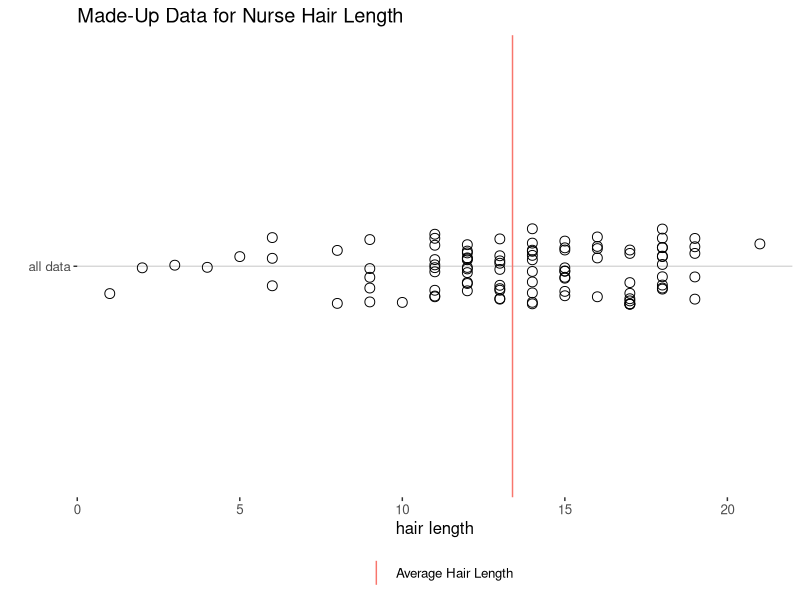
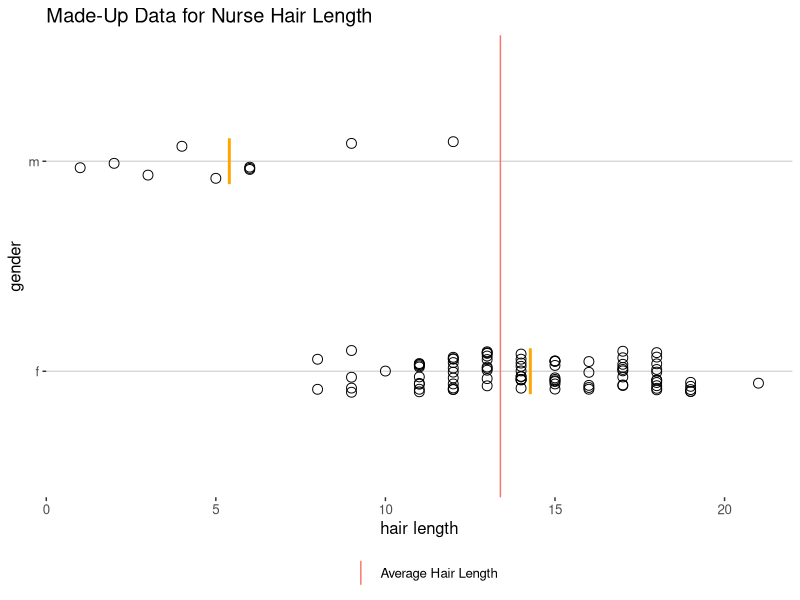
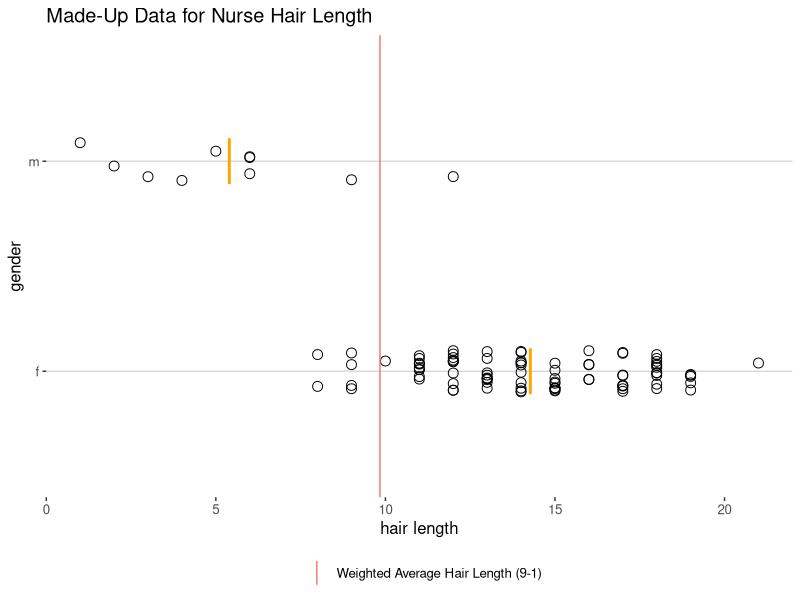
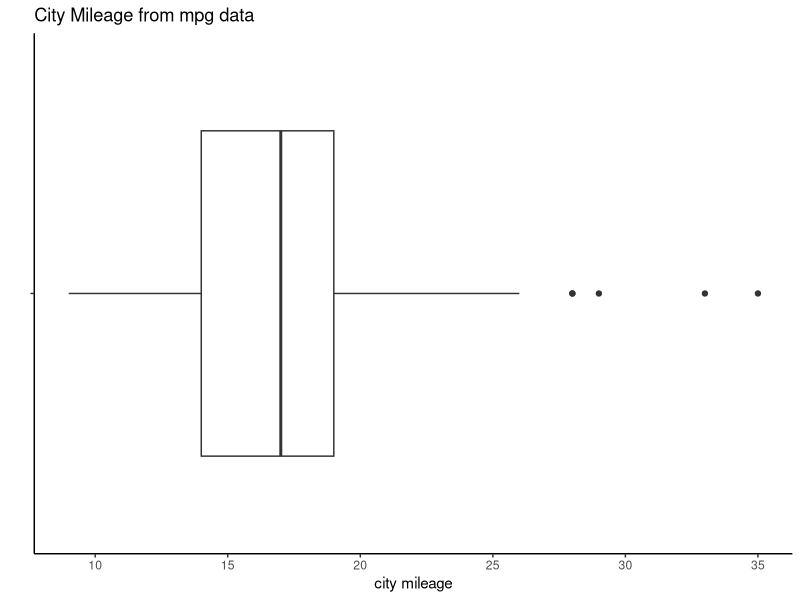
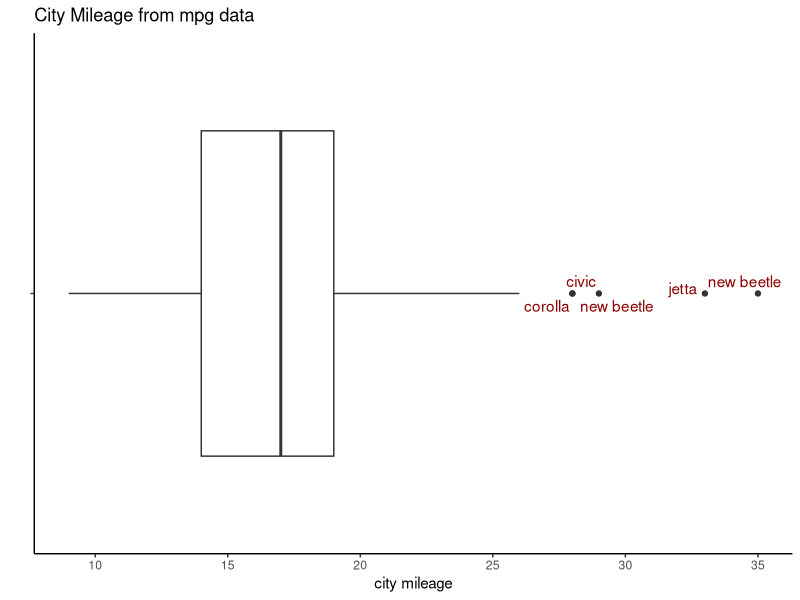
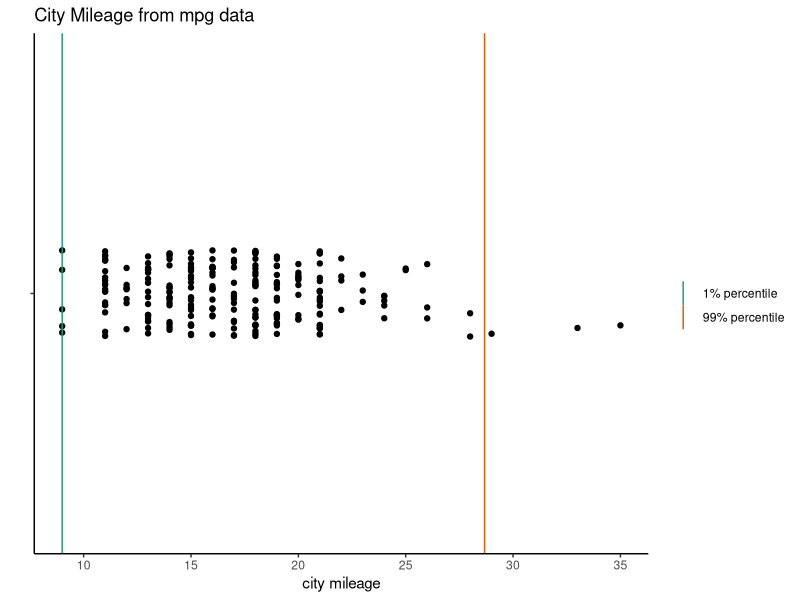
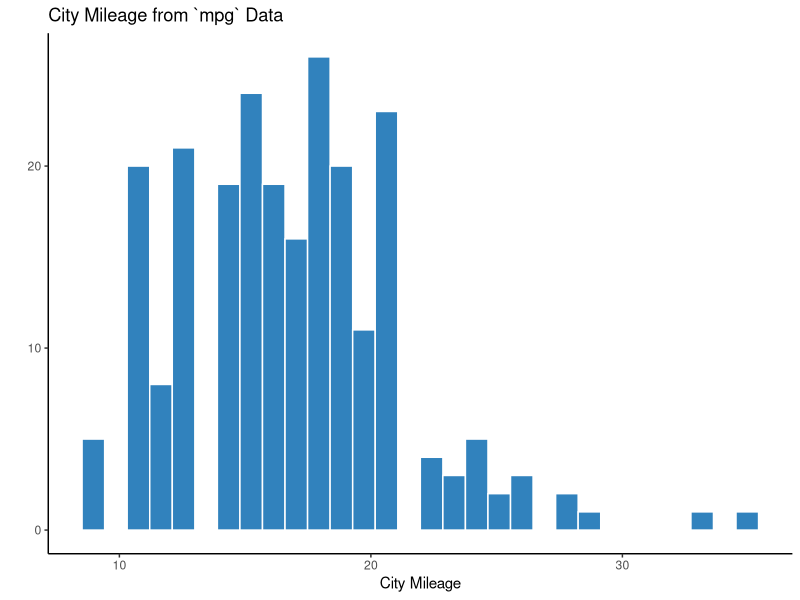
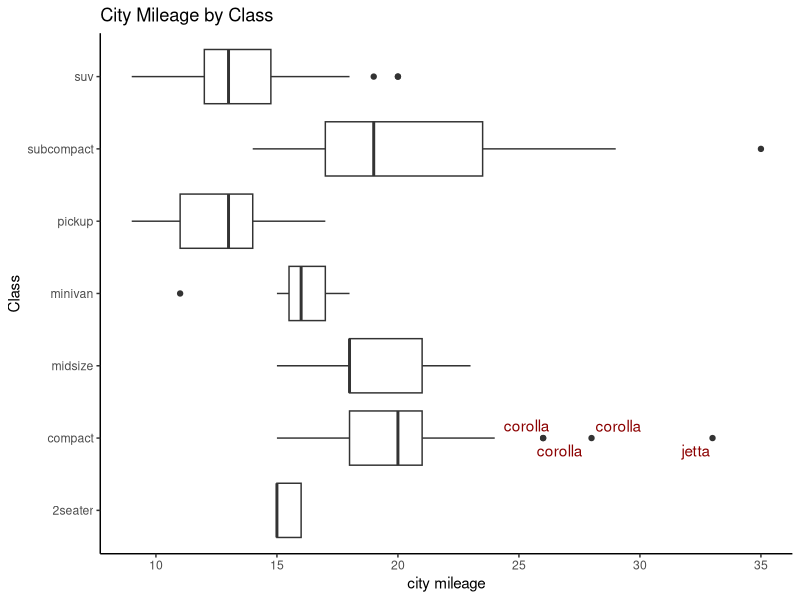

Write R code to recreate these figures, in order.
## ---- chunk 1
library(tidyverse)
library(ggthemes)
library(ggrepel)
## ---- chunk 2
# a data frame of *made-up* nurses
nurses <- tibble(
  hair_length = abs(round(c(rnorm(90, 14, 3), 
                            rnorm(10, 3, 3)))),
  gender = c(rep("f", 90), rep("m", 10))
)
## ---- chunk 3
avg_length <- mean(nurses$hair_length)

nurses |>
  ggplot() +
  geom_jitter(mapping = aes(x = hair_length, y = "all data"), 
              shape = 1, size = 3, width=0, height=0.1) +
  geom_vline(mapping = aes(xintercept = avg_length,
                           color = "Average Hair Length")) +
  labs(title = "Made-Up Data for Nurse Hair Length", 
       colour = "",
       x = "hair length", y = "") +
  theme_hc()
## ---- chunk 4
avg_length <- mean(nurses$hair_length)
avg_lengths <- nurses |> 
  group_by(gender) |> 
  summarize(avg_hair = mean(hair_length))

nurses |>
  ggplot() +
  geom_jitter(mapping = aes(x = hair_length, y = gender), 
              shape = 1, size = 3, width=0, height=0.1) +
  geom_point(data = avg_lengths,
             mapping = aes(x = avg_hair, y = gender),
             shape = "|", size = 12, color = "orange") + 
  geom_vline(mapping = aes(xintercept = avg_length,
                           color = "Average Hair Length")) +
  labs(title = "Made-Up Data for Nurse Hair Length", 
       colour = "",
       x = "hair length", y = "gender") +
  theme_hc()
## ---- chunk 5
# suppose we weigh each row proportionally
nurses <- nurses |>
  mutate(gender_weight = ifelse(gender == "m", 9, 1))

# global weighted average
avg_length_w <- weighted.mean(nurses$hair_length,
                              nurses$gender_weight)

# averages for each gender
avg_lengths <- nurses |> 
  group_by(gender) |> 
  summarize(avg_hair = mean(hair_length))

nurses |>
  ggplot() +
  geom_jitter(mapping = aes(x = hair_length, y = gender), 
              shape = 1, size = 3, width=0, height=0.1) +
  geom_point(data = avg_lengths,
             mapping = aes(x = avg_hair, y = gender),
             shape = "|", size = 12, color = "orange") + 
  geom_vline(mapping = aes(xintercept = avg_length_w,
                           color = "Weighted Average Hair Length (9-1)")) +
  labs(title = "Made-Up Data for Nurse Hair Length", 
       colour = "",
       x = "hair length", y = "gender") +
  theme_hc()
## ---- chunk 6
mpg |>
  ggplot() +
  geom_boxplot(mapping = aes(x = cty, y = "")) +
  labs(title = "City Mileage from mpg data",
       x = "city mileage", y = "") +
  theme_classic()
## ---- chunk 7
mpg |>
  ggplot() +
  geom_boxplot(mapping = aes(x = cty, y = "")) +
  geom_text_repel(data = filter(mpg, cty > 27),
                  mapping = aes(x = cty, y = "", label = model),
                  color = "darkred") +
  labs(title = "City Mileage from mpg data",
       x = "city mileage", y = "") +
  theme_classic()
## ---- chunk 8
percentiles <- c(quantile(mpg$cty, 0.01),
                 quantile(mpg$cty, 0.99))
mpg |>
  ggplot() +
  geom_jitter(mapping = aes(x = cty, y = ""),
              width = 0, height = 0.1) +
  geom_vline(mapping = aes(xintercept = percentiles["1%"],
                           color = "1% percentile")) +
  geom_vline(mapping = aes(xintercept = percentiles["99%"],
                           color = "99% percentile")) +
  labs(title = "City Mileage from mpg data",
       x = "city mileage", y = "", colour = "") +
  scale_color_brewer(palette = "Dark2") +
  theme_classic()
## ---- chunk 9
mpg |>
  ggplot() +
  geom_histogram(mapping = aes(x = cty), color = "white", 
                 fill = "#3182bd") +
  labs(title = "City Mileage from `mpg` Data",
       x = "City Mileage", y = "") +
  theme_classic()
## ---- chunk 10
mpg |>
  ggplot() +
  geom_boxplot(mapping = aes(x = cty, y = class)) +
  geom_text_repel(data = filter(mpg, (cty > 25) & (class == "compact")),
                  mapping = aes(x = cty, y = class, label = model),
                  color = "darkred") +
  labs(title = "City Mileage by Class",
       x = "city mileage", y = "Class") +
  theme_classic()
## ---- chunk 11
foods <- tibble(
  food = c("asparagus", "celery", "chicken", "oatmeal"),
  group = c("veggie", "veggie", "meat", "grain"),
  calories = c(100, NA, 300, 50),
  survey_year = c(2019, 2020, 2022, 2023),
  survey_is_tasty = c("yes", "yes", "yes", "yes"),
)

foods
## ---- chunk 12
airquality |>
  mutate(ozone_is_na = is.na(Ozone)) |>
  ggplot() +
  geom_bar(mapping = aes(x = Month, fill = ozone_is_na)) +
  scale_fill_brewer(palette = "Dark2") +
  labs(title = "Missing Values by Month for Air Quality Dataset",
       y = "Number of Rows",
       fill = "Missing Ozone?") +
  theme_classic()
## ---- chunk 13
airquality |>
  mutate(radiation_measured = !is.na(Solar.R)) |>
  ggplot() +
  geom_point(mapping = aes(x = Temp, y = Wind,
                           color = radiation_measured),
             shape = 1) +
  scale_color_brewer(palette = "Set1") +
  labs(color = "Solar.R Measurement Exists") +
  theme_minimal() +
  theme(legend.position="bottom")
## ---- chunk 14
mean(airquality$Ozone)
## ---- chunk 15
airquality |>
  group_by(Month) |>
  summarize(avg_ozone = mean(Ozone, na.rm = TRUE),
            n_rows = n(),
            n_missing = sum(is.na(Ozone)))
